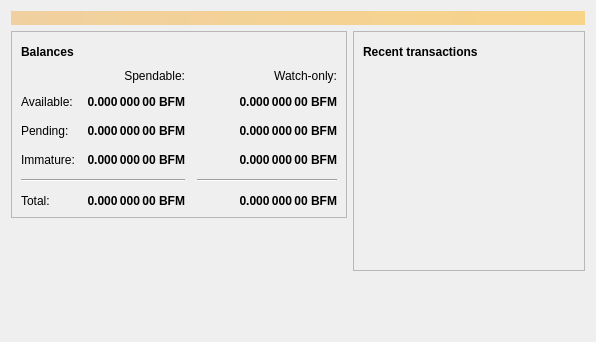
<?xml version="1.0" encoding="UTF-8"?>
<ui version="4.0">
 <class>OverviewPage</class>
 <widget class="QWidget" name="OverviewPage">
  <property name="geometry">
   <rect>
    <x>0</x>
    <y>0</y>
    <width>596</width>
    <height>342</height>
   </rect>
  </property>
  <property name="windowTitle">
   <string>Form</string>
  </property>
  <layout class="QVBoxLayout" name="topLayout">
   <item>
    <widget class="QLabel" name="labelAlerts">
     <property name="visible">
      <bool>false</bool>
     </property>
     <property name="styleSheet">
      <string notr="true">QLabel { background-color: qlineargradient(x1: 0, y1: 0, x2: 1, y2: 0, stop:0 #F0D0A0, stop:1 #F8D488); color:#000000; }</string>
     </property>
     <property name="wordWrap">
      <bool>true</bool>
     </property>
     <property name="margin">
      <number>3</number>
     </property>
     <property name="textInteractionFlags">
      <set>Qt::TextSelectableByMouse</set>
     </property>
    </widget>
   </item>
   <item>
    <layout class="QHBoxLayout" name="horizontalLayout" stretch="1,1">
     <item>
      <layout class="QVBoxLayout" name="verticalLayout_2">
       <item>
        <widget class="QFrame" name="frame">
         <property name="frameShape">
          <enum>QFrame::StyledPanel</enum>
         </property>
         <property name="frameShadow">
          <enum>QFrame::Raised</enum>
         </property>
         <layout class="QVBoxLayout" name="verticalLayout_4">
          <item>
           <layout class="QHBoxLayout" name="horizontalLayout_4">
            <item>
             <widget class="QLabel" name="label_5">
              <property name="font">
               <font>
                <weight>75</weight>
                <bold>true</bold>
               </font>
              </property>
              <property name="text">
               <string>Balances</string>
              </property>
             </widget>
            </item>
            <item>
             <widget class="QPushButton" name="labelWalletStatus">
              <property name="enabled">
               <bool>true</bool>
              </property>
              <property name="maximumSize">
               <size>
                <width>30</width>
                <height>16777215</height>
               </size>
              </property>
              <property name="toolTip">
               <string>The displayed information may be out of date. Your wallet automatically synchronizes with the blemflark network after a connection is established, but this process has not completed yet.</string>
              </property>
              <property name="text">
               <string/>
              </property>
              <property name="icon">
               <iconset resource="../blemflark.qrc">
                <normaloff>:/icons/warning</normaloff>
                <disabledoff>:/icons/warning</disabledoff>:/icons/warning</iconset>
              </property>
              <property name="iconSize">
               <size>
                <width>24</width>
                <height>24</height>
               </size>
              </property>
              <property name="flat">
               <bool>true</bool>
              </property>
             </widget>
            </item>
            <item>
             <spacer name="horizontalSpacer_3">
              <property name="orientation">
               <enum>Qt::Horizontal</enum>
              </property>
              <property name="sizeHint" stdset="0">
               <size>
                <width>40</width>
                <height>20</height>
               </size>
              </property>
             </spacer>
            </item>
           </layout>
          </item>
          <item>
           <layout class="QGridLayout" name="gridLayout">
            <property name="spacing">
             <number>12</number>
            </property>
            <item row="2" column="2">
             <widget class="QLabel" name="labelWatchPending">
              <property name="font">
               <font>
                <weight>75</weight>
                <bold>true</bold>
               </font>
              </property>
              <property name="cursor">
               <cursorShape>IBeamCursor</cursorShape>
              </property>
              <property name="toolTip">
               <string>Unconfirmed transactions to watch-only addresses</string>
              </property>
              <property name="text">
               <string notr="true">0.000 000 00 BFM</string>
              </property>
              <property name="alignment">
               <set>Qt::AlignRight|Qt::AlignTrailing|Qt::AlignVCenter</set>
              </property>
              <property name="textInteractionFlags">
               <set>Qt::LinksAccessibleByMouse|Qt::TextSelectableByKeyboard|Qt::TextSelectableByMouse</set>
              </property>
             </widget>
            </item>
            <item row="2" column="1">
             <widget class="QLabel" name="labelUnconfirmed">
              <property name="font">
               <font>
                <weight>75</weight>
                <bold>true</bold>
               </font>
              </property>
              <property name="cursor">
               <cursorShape>IBeamCursor</cursorShape>
              </property>
              <property name="toolTip">
               <string>Total of transactions that have yet to be confirmed, and do not yet count toward the spendable balance</string>
              </property>
              <property name="text">
               <string notr="true">0.000 000 00 BFM</string>
              </property>
              <property name="alignment">
               <set>Qt::AlignRight|Qt::AlignTrailing|Qt::AlignVCenter</set>
              </property>
              <property name="textInteractionFlags">
               <set>Qt::LinksAccessibleByMouse|Qt::TextSelectableByKeyboard|Qt::TextSelectableByMouse</set>
              </property>
             </widget>
            </item>
            <item row="3" column="2">
             <widget class="QLabel" name="labelWatchImmature">
              <property name="font">
               <font>
                <weight>75</weight>
                <bold>true</bold>
               </font>
              </property>
              <property name="cursor">
               <cursorShape>IBeamCursor</cursorShape>
              </property>
              <property name="toolTip">
               <string>Mined balance in watch-only addresses that has not yet matured</string>
              </property>
              <property name="text">
               <string notr="true">0.000 000 00 BFM</string>
              </property>
              <property name="alignment">
               <set>Qt::AlignRight|Qt::AlignTrailing|Qt::AlignVCenter</set>
              </property>
              <property name="textInteractionFlags">
               <set>Qt::LinksAccessibleByMouse|Qt::TextSelectableByKeyboard|Qt::TextSelectableByMouse</set>
              </property>
             </widget>
            </item>
            <item row="4" column="0" colspan="2">
             <widget class="Line" name="line">
              <property name="orientation">
               <enum>Qt::Horizontal</enum>
              </property>
             </widget>
            </item>
            <item row="4" column="2">
             <widget class="Line" name="lineWatchBalance">
              <property name="sizePolicy">
               <sizepolicy hsizetype="Preferred" vsizetype="Fixed">
                <horstretch>0</horstretch>
                <verstretch>0</verstretch>
               </sizepolicy>
              </property>
              <property name="minimumSize">
               <size>
                <width>140</width>
                <height>0</height>
               </size>
              </property>
              <property name="orientation">
               <enum>Qt::Horizontal</enum>
              </property>
             </widget>
            </item>
            <item row="5" column="0">
             <widget class="QLabel" name="labelTotalText">
              <property name="text">
               <string>Total:</string>
              </property>
             </widget>
            </item>
            <item row="3" column="1">
             <widget class="QLabel" name="labelImmature">
              <property name="font">
               <font>
                <weight>75</weight>
                <bold>true</bold>
               </font>
              </property>
              <property name="cursor">
               <cursorShape>IBeamCursor</cursorShape>
              </property>
              <property name="toolTip">
               <string>Mined balance that has not yet matured</string>
              </property>
              <property name="text">
               <string notr="true">0.000 000 00 BFM</string>
              </property>
              <property name="alignment">
               <set>Qt::AlignRight|Qt::AlignTrailing|Qt::AlignVCenter</set>
              </property>
              <property name="textInteractionFlags">
               <set>Qt::LinksAccessibleByMouse|Qt::TextSelectableByKeyboard|Qt::TextSelectableByMouse</set>
              </property>
             </widget>
            </item>
            <item row="2" column="3">
             <spacer name="horizontalSpacer_2">
              <property name="orientation">
               <enum>Qt::Horizontal</enum>
              </property>
              <property name="sizeHint" stdset="0">
               <size>
                <width>40</width>
                <height>20</height>
               </size>
              </property>
             </spacer>
            </item>
            <item row="3" column="0">
             <widget class="QLabel" name="labelImmatureText">
              <property name="text">
               <string>Immature:</string>
              </property>
             </widget>
            </item>
            <item row="5" column="1">
             <widget class="QLabel" name="labelTotal">
              <property name="font">
               <font>
                <weight>75</weight>
                <bold>true</bold>
               </font>
              </property>
              <property name="cursor">
               <cursorShape>IBeamCursor</cursorShape>
              </property>
              <property name="toolTip">
               <string>Your current total balance</string>
              </property>
              <property name="text">
               <string notr="true">0.000 000 00 BFM</string>
              </property>
              <property name="alignment">
               <set>Qt::AlignRight|Qt::AlignTrailing|Qt::AlignVCenter</set>
              </property>
              <property name="textInteractionFlags">
               <set>Qt::LinksAccessibleByMouse|Qt::TextSelectableByKeyboard|Qt::TextSelectableByMouse</set>
              </property>
             </widget>
            </item>
            <item row="5" column="2">
             <widget class="QLabel" name="labelWatchTotal">
              <property name="font">
               <font>
                <weight>75</weight>
                <bold>true</bold>
               </font>
              </property>
              <property name="cursor">
               <cursorShape>IBeamCursor</cursorShape>
              </property>
              <property name="toolTip">
               <string>Current total balance in watch-only addresses</string>
              </property>
              <property name="text">
               <string notr="true">0.000 000 00 BFM</string>
              </property>
              <property name="alignment">
               <set>Qt::AlignRight|Qt::AlignTrailing|Qt::AlignVCenter</set>
              </property>
              <property name="textInteractionFlags">
               <set>Qt::LinksAccessibleByMouse|Qt::TextSelectableByKeyboard|Qt::TextSelectableByMouse</set>
              </property>
             </widget>
            </item>
            <item row="0" column="2">
             <widget class="QLabel" name="labelWatchonly">
              <property name="text">
               <string>Watch-only:</string>
              </property>
              <property name="alignment">
               <set>Qt::AlignRight|Qt::AlignTrailing|Qt::AlignVCenter</set>
              </property>
             </widget>
            </item>
            <item row="1" column="0">
             <widget class="QLabel" name="labelBalanceText">
              <property name="text">
               <string>Available:</string>
              </property>
             </widget>
            </item>
            <item row="1" column="1">
             <widget class="QLabel" name="labelBalance">
              <property name="font">
               <font>
                <weight>75</weight>
                <bold>true</bold>
               </font>
              </property>
              <property name="cursor">
               <cursorShape>IBeamCursor</cursorShape>
              </property>
              <property name="toolTip">
               <string>Your current spendable balance</string>
              </property>
              <property name="text">
               <string notr="true">0.000 000 00 BFM</string>
              </property>
              <property name="alignment">
               <set>Qt::AlignRight|Qt::AlignTrailing|Qt::AlignVCenter</set>
              </property>
              <property name="textInteractionFlags">
               <set>Qt::LinksAccessibleByMouse|Qt::TextSelectableByKeyboard|Qt::TextSelectableByMouse</set>
              </property>
             </widget>
            </item>
            <item row="1" column="2">
             <widget class="QLabel" name="labelWatchAvailable">
              <property name="font">
               <font>
                <weight>75</weight>
                <bold>true</bold>
               </font>
              </property>
              <property name="cursor">
               <cursorShape>IBeamCursor</cursorShape>
              </property>
              <property name="toolTip">
               <string>Your current balance in watch-only addresses</string>
              </property>
              <property name="text">
               <string notr="true">0.000 000 00 BFM</string>
              </property>
              <property name="alignment">
               <set>Qt::AlignRight|Qt::AlignTrailing|Qt::AlignVCenter</set>
              </property>
              <property name="textInteractionFlags">
               <set>Qt::LinksAccessibleByMouse|Qt::TextSelectableByKeyboard|Qt::TextSelectableByMouse</set>
              </property>
             </widget>
            </item>
            <item row="2" column="0">
             <widget class="QLabel" name="labelPendingText">
              <property name="text">
               <string>Pending:</string>
              </property>
             </widget>
            </item>
            <item row="0" column="1">
             <widget class="QLabel" name="labelSpendable">
              <property name="text">
               <string>Spendable:</string>
              </property>
              <property name="alignment">
               <set>Qt::AlignRight|Qt::AlignTrailing|Qt::AlignVCenter</set>
              </property>
             </widget>
            </item>
           </layout>
          </item>
         </layout>
        </widget>
       </item>
       <item>
        <spacer name="verticalSpacer">
         <property name="orientation">
          <enum>Qt::Vertical</enum>
         </property>
         <property name="sizeHint" stdset="0">
          <size>
           <width>20</width>
           <height>40</height>
          </size>
         </property>
        </spacer>
       </item>
      </layout>
     </item>
     <item>
      <layout class="QVBoxLayout" name="verticalLayout_3">
       <item>
        <widget class="QFrame" name="frame_2">
         <property name="frameShape">
          <enum>QFrame::StyledPanel</enum>
         </property>
         <property name="frameShadow">
          <enum>QFrame::Raised</enum>
         </property>
         <layout class="QVBoxLayout" name="verticalLayout">
          <item>
           <layout class="QHBoxLayout" name="horizontalLayout_2">
            <item>
             <widget class="QLabel" name="label_4">
              <property name="font">
               <font>
                <weight>75</weight>
                <bold>true</bold>
               </font>
              </property>
              <property name="text">
               <string>Recent transactions</string>
              </property>
             </widget>
            </item>
            <item>
             <widget class="QPushButton" name="labelTransactionsStatus">
              <property name="enabled">
               <bool>true</bool>
              </property>
              <property name="maximumSize">
               <size>
                <width>30</width>
                <height>16777215</height>
               </size>
              </property>
              <property name="toolTip">
               <string>The displayed information may be out of date. Your wallet automatically synchronizes with the blemflark network after a connection is established, but this process has not completed yet.</string>
              </property>
              <property name="text">
               <string/>
              </property>
              <property name="icon">
               <iconset resource="../blemflark.qrc">
                <normaloff>:/icons/warning</normaloff>
                <disabledoff>:/icons/warning</disabledoff>:/icons/warning</iconset>
              </property>
              <property name="iconSize">
               <size>
                <width>24</width>
                <height>24</height>
               </size>
              </property>
              <property name="flat">
               <bool>true</bool>
              </property>
             </widget>
            </item>
            <item>
             <spacer name="horizontalSpacer">
              <property name="orientation">
               <enum>Qt::Horizontal</enum>
              </property>
              <property name="sizeHint" stdset="0">
               <size>
                <width>40</width>
                <height>20</height>
               </size>
              </property>
             </spacer>
            </item>
           </layout>
          </item>
          <item>
           <widget class="QListView" name="listTransactions">
            <property name="styleSheet">
             <string notr="true">QListView { background: transparent; }</string>
            </property>
            <property name="frameShape">
             <enum>QFrame::NoFrame</enum>
            </property>
            <property name="verticalScrollBarPolicy">
             <enum>Qt::ScrollBarAlwaysOff</enum>
            </property>
            <property name="horizontalScrollBarPolicy">
             <enum>Qt::ScrollBarAlwaysOff</enum>
            </property>
            <property name="selectionMode">
             <enum>QAbstractItemView::NoSelection</enum>
            </property>
           </widget>
          </item>
         </layout>
        </widget>
       </item>
       <item>
        <spacer name="verticalSpacer_2">
         <property name="orientation">
          <enum>Qt::Vertical</enum>
         </property>
         <property name="sizeHint" stdset="0">
          <size>
           <width>20</width>
           <height>40</height>
          </size>
         </property>
        </spacer>
       </item>
      </layout>
     </item>
    </layout>
   </item>
  </layout>
 </widget>
 <resources/>
 <connections/>
</ui>
